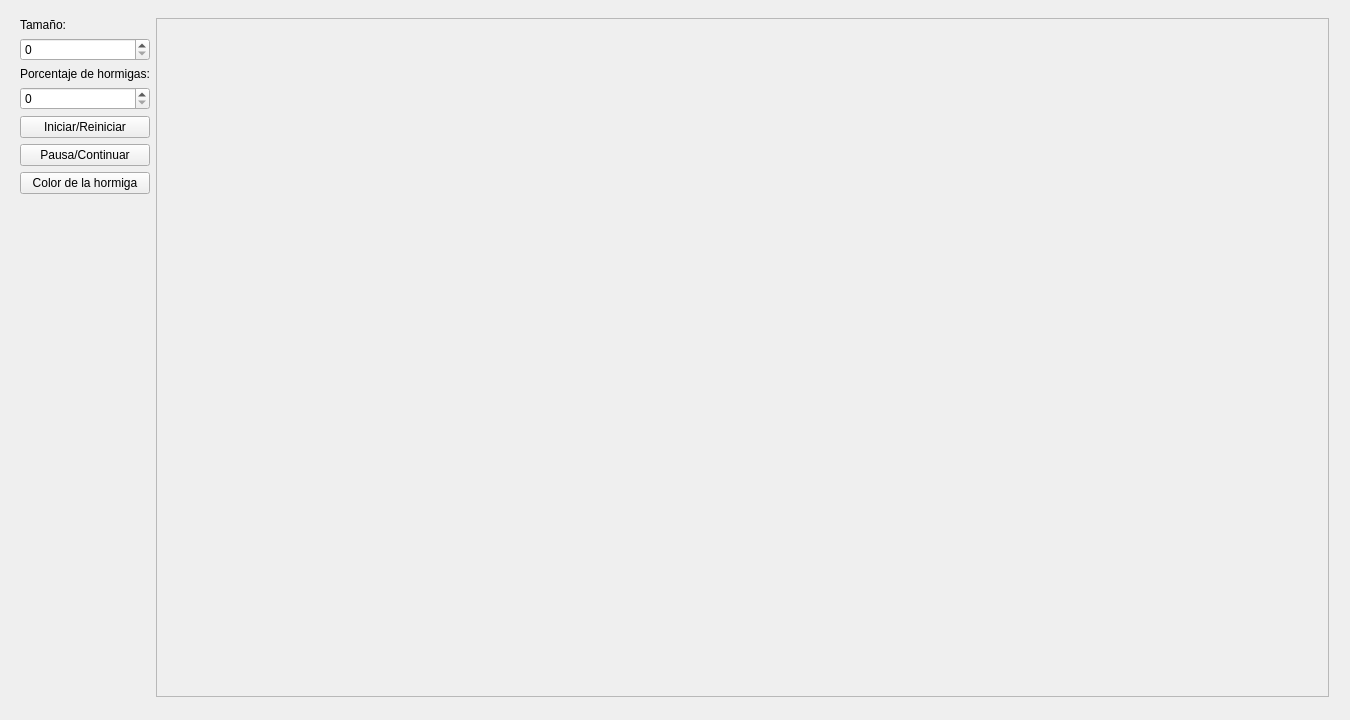
<?xml version="1.0" encoding="UTF-8"?>
<ui version="4.0">
 <class>MainWindow</class>
 <widget class="QMainWindow" name="MainWindow">
  <property name="geometry">
   <rect>
    <x>0</x>
    <y>0</y>
    <width>1350</width>
    <height>720</height>
   </rect>
  </property>
  <property name="windowTitle">
   <string>MainWindow</string>
  </property>
  <widget class="QWidget" name="centralWidget">
   <widget class="QWidget" name="horizontalLayoutWidget">
    <property name="geometry">
     <rect>
      <x>9</x>
      <y>7</y>
      <width>1331</width>
      <height>701</height>
     </rect>
    </property>
    <layout class="QHBoxLayout" name="main_layout">
     <item>
      <layout class="QVBoxLayout" name="control_layout">
       <item>
        <widget class="QLabel" name="label">
         <property name="text">
          <string>Tamaño:</string>
         </property>
        </widget>
       </item>
       <item>
        <widget class="QSpinBox" name="spinBox"/>
       </item>
       <item>
        <widget class="QLabel" name="label_2">
         <property name="text">
          <string>Porcentaje de hormigas:</string>
         </property>
        </widget>
       </item>
       <item>
        <widget class="QSpinBox" name="spinBox_2"/>
       </item>
       <item>
        <widget class="QPushButton" name="btn_start">
         <property name="text">
          <string>Iniciar/Reiniciar</string>
         </property>
        </widget>
       </item>
       <item>
        <widget class="QPushButton" name="btn_pause">
         <property name="text">
          <string>Pausa/Continuar</string>
         </property>
        </widget>
       </item>
       <item>
        <widget class="QPushButton" name="btn_color">
         <property name="text">
          <string>Color de la hormiga</string>
         </property>
        </widget>
       </item>
       <item>
        <spacer name="verticalSpacer">
         <property name="orientation">
          <enum>Qt::Vertical</enum>
         </property>
         <property name="sizeHint" stdset="0">
          <size>
           <width>20</width>
           <height>40</height>
          </size>
         </property>
        </spacer>
       </item>
      </layout>
     </item>
     <item>
      <layout class="QVBoxLayout" name="game_layout">
       <item>
        <widget class="QScrollArea" name="scrollArea">
         <property name="widgetResizable">
          <bool>true</bool>
         </property>
         <widget class="QWidget" name="scrollAreaWidgetContents">
          <property name="geometry">
           <rect>
            <x>0</x>
            <y>0</y>
            <width>1166</width>
            <height>693</height>
           </rect>
          </property>
          <widget class="QWidget" name="verticalLayoutWidget_3">
           <property name="geometry">
            <rect>
             <x>0</x>
             <y>0</y>
             <width>1021</width>
             <height>691</height>
            </rect>
           </property>
           <layout class="QVBoxLayout" name="gameLayout"/>
          </widget>
         </widget>
        </widget>
       </item>
      </layout>
     </item>
    </layout>
   </widget>
  </widget>
 </widget>
 <layoutdefault spacing="6" margin="11"/>
 <resources/>
 <connections/>
</ui>
